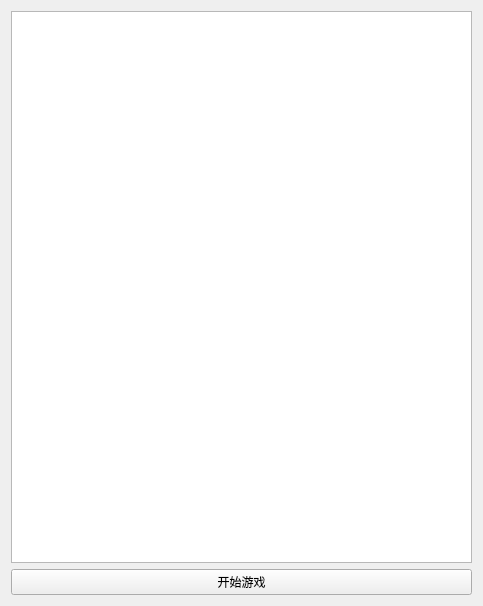
<?xml version="1.0" encoding="UTF-8"?>
<ui version="4.0">
 <class>Widget</class>
 <widget class="QWidget" name="Widget">
  <property name="geometry">
   <rect>
    <x>0</x>
    <y>0</y>
    <width>483</width>
    <height>606</height>
   </rect>
  </property>
  <property name="windowTitle">
   <string>Widget</string>
  </property>
  <layout class="QVBoxLayout" name="verticalLayout">
   <item>
    <widget class="QGraphicsView" name="graphicsView"/>
   </item>
   <item>
    <widget class="QPushButton" name="startGameButton">
     <property name="text">
      <string>开始游戏</string>
     </property>
    </widget>
   </item>
  </layout>
 </widget>
 <resources/>
 <connections/>
</ui>
